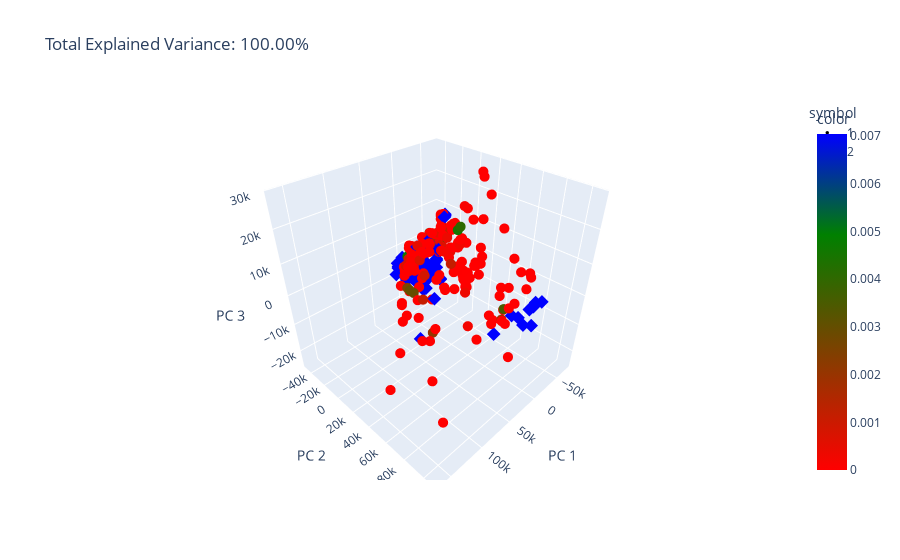

The notebook cell saved with this chart:
### Markdown cell above
# Visulize TrAdaBoost Results in PCA

### Code cell
Testt_pca = x_source1
    Testt_pca['beta'] = sample_weight[3].flatten()
    Testt_pca['beta_T_F'] = 1
    Testt_2t_pca = x_target_train
    Testt_2t_pca['beta_T_F'] = 2
    Testt_2t_pca['beta'] = sample_weight[2].flatten()
    Testt_pca = Testt_pca.append(Testt_2t_pca)
    
    pca = PCA(n_components=3)
    components = pca.fit_transform(Testt_pca.iloc[:,:-1])

    total_var = pca.explained_variance_ratio_.sum() * 100

    fig = px.scatter_3d(
        components, x=0, y=1, z=2, color=Testt_pca['beta'], symbol=Testt_pca['beta_T_F'], color_continuous_scale= [(0, "red"), (0.7, "green"), (1, "blue")], #"Bluered_r",
        title=f'Total Explained Variance: {total_var:.2f}%',
        labels={'0': 'PC 1', '1': 'PC 2', '2': 'PC 3'}
    )
    fig.update_traces(marker_size = 3.5)
    fig.show()

### Figure 1 — Plotly figure (JSON) as saved in the notebook; plotly's stock layout.template omitted (floating-point values rounded to 4 significant figures; data arrays with more than 128 entries replaced by an {"elided": "..."} marker saying what was removed)
{"data": [{"hovertemplate": "symbol=1<br>PC 1=%{x}<br>PC 2=%{y}<br>PC 3=%{z}<br>color=%{marker.color}<extra></extra>", "legendgroup": "1", "marker": {"color": {"elided": "201 float values"}, "coloraxis": "coloraxis", "size": 3.5, "symbol": "circle"}, "mode": "markers", "name": "1", "scene": "scene", "showlegend": true, "type": "scatter3d", "x": {"elided": "201 float values"}, "y": {"elided": "201 float values"}, "z": {"elided": "201 float values"}}, {"hovertemplate": "symbol=2<br>PC 1=%{x}<br>PC 2=%{y}<br>PC 3=%{z}<br>color=%{marker.color}<extra></extra>", "legendgroup": "2", "marker": {"color": {"elided": "131 float values"}, "coloraxis": "coloraxis", "size": 3.5, "symbol": "diamond"}, "mode": "markers", "name": "2", "scene": "scene", "showlegend": true, "type": "scatter3d", "x": {"elided": "131 float values"}, "y": {"elided": "131 float values"}, "z": {"elided": "131 float values"}}], "layout": {"coloraxis": {"colorbar": {"title": {"text": "color"}}, "colorscale": [[0, "red"], [0.7, "green"], [1, "blue"]]}, "legend": {"title": {"text": "symbol"}, "tracegroupgap": 0}, "scene": {"domain": {"x": [0, 1], "y": [0, 1]}, "xaxis": {"title": {"text": "PC 1"}}, "yaxis": {"title": {"text": "PC 2"}}, "zaxis": {"title": {"text": "PC 3"}}}, "title": {"text": "Total Explained Variance: 100.00%"}}}
